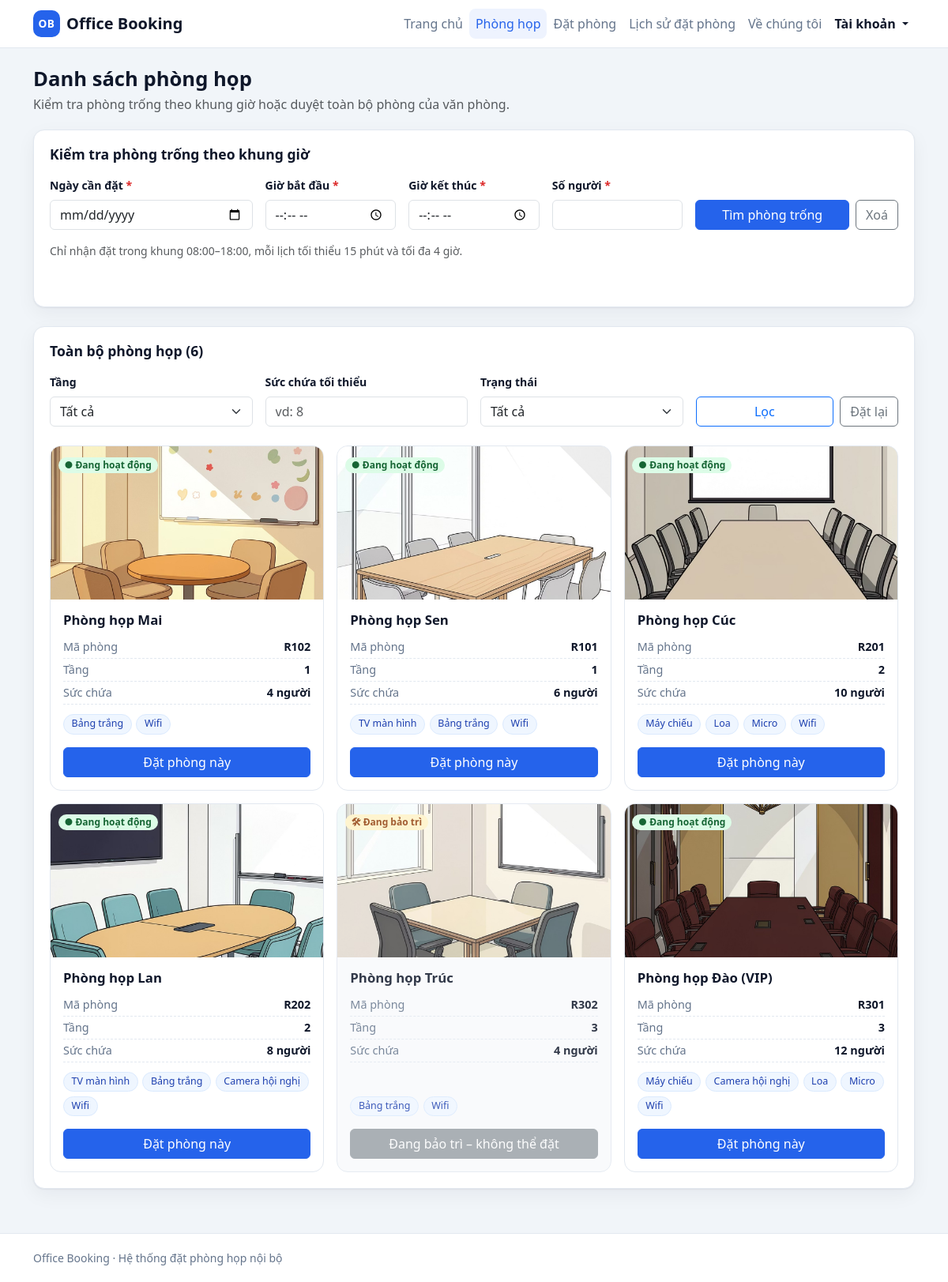
Screenshot of /rooms with the database file from the repository.
### tables this page shows
CREATE TABLE rooms (
    id        TEXT PRIMARY KEY,
    name      TEXT    NOT NULL,
    floor     INTEGER NOT NULL,
    capacity  INTEGER NOT NULL,
    equipment TEXT    NOT NULL DEFAULT '[]',
    image     TEXT,
    status    TEXT    NOT NULL DEFAULT 'active'
);

### app.py (the view, shortened to what this page needs)
@app.route("/rooms")
def rooms():
    filters = {
        "floor": request.args.get("floor", ""),
        "min_capacity": request.args.get("min_capacity", ""),
        "status": request.args.get("status", ""),
    }
    room_list = services.list_rooms(
        floor=filters["floor"] or None,
        min_capacity=filters["min_capacity"] or None,
        status=filters["status"] or None,
    )
    search = {
        "date": request.args.get("date", ""),
        "start_time": request.args.get("start_time", ""),
        "end_time": request.args.get("end_time", ""),
        "attendees": request.args.get("attendees", ""),
    }
    availability = None
    errors = {}
    return render_template(
        "rooms.html",
        rooms=room_list,
        floors=services.list_floors(),
        filters=filters,
        search=search,
        availability=availability,
        errors=errors,
    )

### app.py (called while the page is built)
@app.context_processor
def inject_globals():
    return {
        "today": date_cls.today().isoformat(),
        "app_name": "Office Booking",
        "is_admin": session.get("is_admin", False),
        "current_user": session.get("user"),
        "csrf_token": _csrf_token,
        "booking_min_time": f"{services.BOOKING_MIN_HOUR:02d}:00",
        "booking_max_time": f"{services.BOOKING_MAX_HOUR:02d}:00",
    }

@app.template_filter("has_image")
def has_image(path):
    if not path:
        return False
    return os.path.isfile(os.path.join(BASE_DIR, "static", path))

### database.py (called while the page is built)
def get_connection():
    conn = sqlite3.connect(DB_PATH, timeout=10)
    conn.row_factory = sqlite3.Row
    conn.execute("PRAGMA foreign_keys = ON")
    return conn

### services.py (called while the page is built)
def room_to_dict(row):
    try:
        equipment = json.loads(row["equipment"] or "[]")
    except (TypeError, ValueError):
        equipment = []
    return {
        "id": row["id"],
        "name": row["name"],
        "floor": row["floor"],
        "capacity": row["capacity"],
        "equipment": equipment,
        "image": row["image"],
        "status": row["status"],
        "status_label": STATUS_LABELS.get(row["status"], row["status"]),
        "bookable": row["status"] == "active",
    }

def list_rooms(floor=None, min_capacity=None, status=None):
    sql = "SELECT * FROM rooms WHERE 1 = 1"
    params = []
    if floor not in (None, "", "all"):
        sql += " AND floor = ?"
        params.append(int(floor))
    if min_capacity not in (None, "", "all"):
        sql += " AND capacity >= ?"
        params.append(int(min_capacity))
    if status not in (None, "", "all"):
        sql += " AND status = ?"
        params.append(status)
    sql += " ORDER BY floor, name"
    conn = get_connection()
    try:
        return [room_to_dict(r) for r in conn.execute(sql, params)]
    finally:
        conn.close()

def list_floors():
    conn = get_connection()
    try:
        return [r["floor"] for r in conn.execute("SELECT DISTINCT floor FROM rooms ORDER BY floor")]
    finally:
        conn.close()

### templates/rooms.html (shortened to what this page needs)
{% extends "base.html" %}
{% from "_macros.html" import room_card, status_badge, empty_state %}
{% block content %}
<div class="page-head">
  <div>
    <h1>Danh sách phòng họp</h1>
    <p class="text-muted mb-0">Kiểm tra phòng trống theo khung giờ hoặc duyệt toàn bộ phòng của văn phòng.</p>
  </div>
</div>
<section class="panel mb-4" id="availability">
  <div class="panel-head">
    <h2>Kiểm tra phòng trống theo khung giờ</h2>
  </div>
  <form class="row g-3 needs-check" id="availabilityForm" method="get"
        action="{{ url_for('rooms') }}#availability" novalidate>
    <div class="col-12 col-md-6 col-lg-3">
      <label class="form-label" for="date">Ngày cần đặt <span class="req">*</span></label>
      <input type="date" class="form-control {% if errors.date %}is-invalid{% endif %}"
             id="date" name="date" value="{{ search.date }}" min="{{ today }}" required>
    </div>
    <div class="col-6 col-md-3 col-lg-2">
      <label class="form-label" for="start_time">Giờ bắt đầu <span class="req">*</span></label>
      <input type="time" class="form-control {% if errors.start_time %}is-invalid{% endif %}"
             id="start_time" name="start_time" value="{{ search.start_time }}"
             min="{{ booking_min_time }}" max="{{ booking_max_time }}" required>
    </div>
    <div class="col-6 col-md-3 col-lg-2">
      <label class="form-label" for="end_time">Giờ kết thúc <span class="req">*</span></label>
      <input type="time" class="form-control {% if errors.end_time %}is-invalid{% endif %}"
             id="end_time" name="end_time" value="{{ search.end_time }}"
             min="{{ booking_min_time }}" max="{{ booking_max_time }}" required>
    </div>
    <div class="col-12 col-md-4 col-lg-2">
      <label class="form-label" for="attendees">Số người <span class="req">*</span></label>
      <input type="number" class="form-control {% if errors.attendees %}is-invalid{% endif %}"
             id="attendees" name="attendees" min="1" step="1"
             value="{{ search.attendees }}" required>
    </div>
    <div class="col-12 col-md-4 col-lg-3 d-flex align-items-end gap-2">
      <button type="submit" class="btn btn-primary flex-grow-1 text-nowrap" id="checkBtn">
        <span class="btn-text">Tìm phòng trống</span>
      </button>
      <a class="btn btn-outline-secondary" href="{{ url_for('rooms') }}">Xoá</a>
    </div>
    <div class="col-12">
      <p class="form-text mt-0">
        Chỉ nhận đặt trong khung {{ booking_min_time }}–{{ booking_max_time }},
        mỗi lịch tối thiểu 15 phút và tối đa 4 giờ.
      </p>
    </div>
  </form>
</section>
<section class="panel">
  <div class="panel-head">
    <h2>Toàn bộ phòng họp ({{ rooms | length }})</h2>
  </div>
  <form class="row g-3 mb-4" id="filterForm" method="get" action="{{ url_for('rooms') }}">
    <div class="col-6 col-md-3">
      <label class="form-label" for="floor">Tầng</label>
      <select class="form-select" id="floor" name="floor">
        <option value="">Tất cả</option>
      </select>
    </div>
    <div class="col-6 col-md-3">
      <label class="form-label" for="min_capacity">Sức chứa tối thiểu</label>
      <input type="number" class="form-control" id="min_capacity" name="min_capacity"
             min="1" step="1" placeholder="vd: 8" value="{{ filters.min_capacity }}">
    </div>
    <div class="col-12 col-md-3">
      <label class="form-label" for="status">Trạng thái</label>
      <select class="form-select" id="status" name="status">
        <option value="">Tất cả</option>
      </select>
    </div>
    <div class="col-12 col-md-3 d-flex align-items-end gap-2">
      <button type="submit" class="btn btn-outline-primary flex-grow-1">Lọc</button>
      <a class="btn btn-outline-secondary" href="{{ url_for('rooms') }}">Đặt lại</a>
    </div>
  </form>
  {% if rooms %}
    <div class="row g-3">
      {% for room in rooms %}
        {{ room_card(room) }}
      {% endfor %}
    </div>
  {% else %}
    {{ empty_state('Không có phòng phù hợp bộ lọc',
                   'Hãy nới lỏng điều kiện lọc để xem thêm phòng.', '🏢') }}
  {% endif %}
</section>
{% endblock %}

### templates/_macros.html (shortened to what this page needs)
{% macro status_badge(room) -%}
  {% if room.status == 'active' %}
    <span class="badge badge-active">● {{ room.status_label }}</span>
  {% elif room.status == 'maintenance' %}
    <span class="badge badge-maintenance">🛠 {{ room.status_label }}</span>
  {% else %}
    <span class="badge badge-inactive">{{ room.status_label }}</span>
  {% endif %}
{%- endmacro %}
{% macro room_card(room, book_url=None) -%}
<div class="col-12 col-md-6 col-xl-4">
  <article class="room-card h-100 {% if not room.bookable %}is-disabled{% endif %}">
    <div class="room-thumb">
      {% if room.image | has_image %}
        <img src="{{ url_for('static', filename=room.image) }}" alt="{{ room.name }}" loading="lazy">
      {% else %}
        <div class="room-thumb-fallback" aria-hidden="true">
          <span>{{ room.id }}</span>
        </div>
      {% endif %}
      <div class="room-thumb-status">{{ status_badge(room) }}</div>
    </div>
    <div class="room-body">
      <h3 class="room-name">{{ room.name }}</h3>
      <ul class="room-meta">
        <li><span>Mã phòng</span><strong>{{ room.id }}</strong></li>
        <li><span>Tầng</span><strong>{{ room.floor }}</strong></li>
        <li><span>Sức chứa</span><strong>{{ room.capacity }} người</strong></li>
      </ul>
      <div class="room-equipment">
        {% for item in room.equipment %}
          <span class="chip">{{ item }}</span>
        {% else %}
          <span class="text-muted small">Chưa cập nhật thiết bị</span>
        {% endfor %}
      </div>
      {% if room.bookable %}
        <a class="btn btn-primary w-100 mt-3"
           href="{{ book_url or url_for('book', room_id=room.id) }}">Đặt phòng này</a>
      {% else %}
        <button class="btn btn-secondary w-100 mt-3" disabled>
          Đang bảo trì – không thể đặt
        </button>
      {% endif %}
    </div>
  </article>
</div>
{%- endmacro %}

### static/css/style.css (style rules this page uses)
:root { --ob-primary: #2563eb; --ob-primary-dark: #1d4ed8; --ob-ink: #0f172a; --ob-muted: #64748b; --ob-surface: #ffffff; --ob-bg: #f1f5f9; --ob-border: #e2e8f0; --ob-radius: 14px; --ob-shadow: 0 1px 2px rgba(15, 23, 42, .06), 0 8px 24px rgba(15, 23, 42, .05); }
body { background: var(--ob-bg); color: var(--ob-ink); font-family: system-ui, -apple-system, "Segoe UI", Roboto, "Helvetica Neue", Arial, sans-serif; display: flex; flex-direction: column; min-height: 100vh; }
.btn-primary { --bs-btn-bg: var(--ob-primary); --bs-btn-border-color: var(--ob-primary); --bs-btn-hover-bg: var(--ob-primary-dark); --bs-btn-hover-border-color: var(--ob-primary-dark); }
.page-head { display: flex; flex-wrap: wrap; gap: 1rem; align-items: center; justify-content: space-between; margin-bottom: 1.25rem; }
.page-head h1 { font-size: 1.6rem; font-weight: 700; margin-bottom: .25rem; }
.panel { background: var(--ob-surface); border: 1px solid var(--ob-border); border-radius: var(--ob-radius); box-shadow: var(--ob-shadow); padding: 1.25rem; }
.panel-head { display: flex; align-items: center; justify-content: space-between; gap: 1rem; margin-bottom: 1rem; }
.panel-head h2 { font-size: 1.1rem; font-weight: 700; margin: 0; }
.room-card { background: var(--ob-surface); border: 1px solid var(--ob-border); border-radius: var(--ob-radius); overflow: hidden; display: flex; flex-direction: column; transition: transform .15s ease, box-shadow .15s ease; }
.room-card.is-disabled { opacity: .85; background: #f8fafc; }
.room-thumb { position: relative; aspect-ratio: 16 / 9; background: #e2e8f0; }
.room-thumb img { width: 100%; height: 100%; object-fit: cover; display: block; }
.room-thumb-status { position: absolute; top: .6rem; left: .6rem; }
.room-body { padding: 1rem; display: flex; flex-direction: column; flex: 1; }
.room-name { font-size: 1.05rem; font-weight: 700; margin-bottom: .6rem; }
.room-meta { list-style: none; padding: 0; margin: 0 0 .75rem; }
.room-meta li { display: flex; justify-content: space-between; font-size: .9rem; padding: .2rem 0; border-bottom: 1px dashed var(--ob-border); }
.room-meta li span { color: var(--ob-muted); }
.room-equipment { display: flex; flex-wrap: wrap; gap: .35rem; margin-top: auto; }
.chip { background: #eff6ff; color: #1e40af; border: 1px solid #dbeafe; border-radius: 999px; padding: .15rem .6rem; font-size: .78rem; }
.badge { font-weight: 600; padding: .35em .65em; border-radius: 999px; }
.badge-active { background: #dcfce7; color: #166534; }
.badge-maintenance { background: #fef3c7; color: #92400e; }
.form-label { font-weight: 600; font-size: .88rem; }
.req { color: #dc2626; }

### rows the page displays
rooms: image (picture), status_label "Đang hoạt động", name "Phòng họp Mai", id "R102", floor "1", capacity "4", equipment "Bảng trắng" "Wifi"
rooms: image (picture), status_label "Đang hoạt động", name "Phòng họp Sen", id "R101", floor "1", capacity "6", equipment "TV màn hình" "Bảng trắng" "Wifi"
rooms: image (picture), status_label "Đang hoạt động", name "Phòng họp Cúc", id "R201", floor "2", capacity "10", equipment "Máy chiếu" "Loa" "Micro" "Wifi"
rooms: image (picture), status_label "Đang hoạt động", name "Phòng họp Lan", id "R202", floor "2", capacity "8", equipment "TV màn hình" "Bảng trắng" "Camera hội nghị" "Wifi"
rooms: image (picture), status_label "Đang bảo trì", name "Phòng họp Trúc", id "R302", floor "3", capacity "4", equipment "Bảng trắng" "Wifi", shows "Đang bảo trì – không thể đặt"
rooms: image (picture), status_label "Đang hoạt động", name "Phòng họp Đào (VIP)", id "R301", floor "3", capacity "12", equipment "Máy chiếu" "Camera hội nghị" "Loa" "Micro" "Wifi"

### other values shown
{{ app_name }} "Office Booking"
{{ booking_min_time }} "08:00"
{{ booking_max_time }} "18:00"
{{ rooms | length }} "6"
